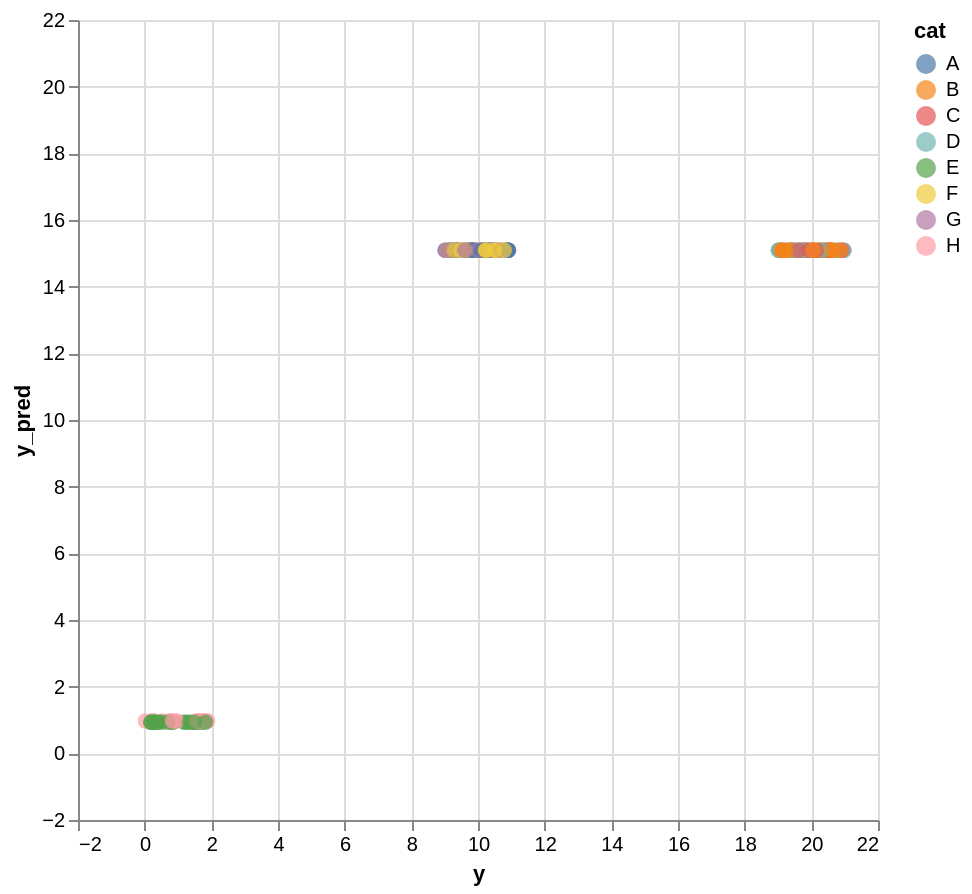

The notebook cell this image was saved under:
### Code cell
create_scatter(source_oh)

### Figure 1 — Vega-Lite specification as saved in the notebook (floating-point values rounded to 4 significant figures; data arrays with more than 128 entries replaced by an {"elided": "..."} marker saying what was removed)
{"config": {"view": {"continuousWidth": 300, "continuousHeight": 300}}, "data": {"name": "data-1d1f2eaaa5ea1446ef69ec418eeac0d0"}, "mark": {"type": "circle", "size": 60}, "encoding": {"color": {"field": "cat", "type": "nominal"}, "tooltip": {"field": "cat", "type": "nominal"}, "x": {"field": "y", "scale": {"domain": [-2, 22]}, "type": "quantitative"}, "y": {"field": "y_pred", "scale": {"domain": [-2, 22]}, "type": "quantitative"}}, "height": 400, "params": [{"name": "param_3", "select": {"type": "interval", "encodings": ["x", "y"]}, "bind": "scales"}], "width": 400, "$schema": "https://vega.github.io/schema/vega-lite/v5.16.3.json", "datasets": {"data-1d1f2eaaa5ea1446ef69ec418eeac0d0": {"elided": "200 records"}}}
